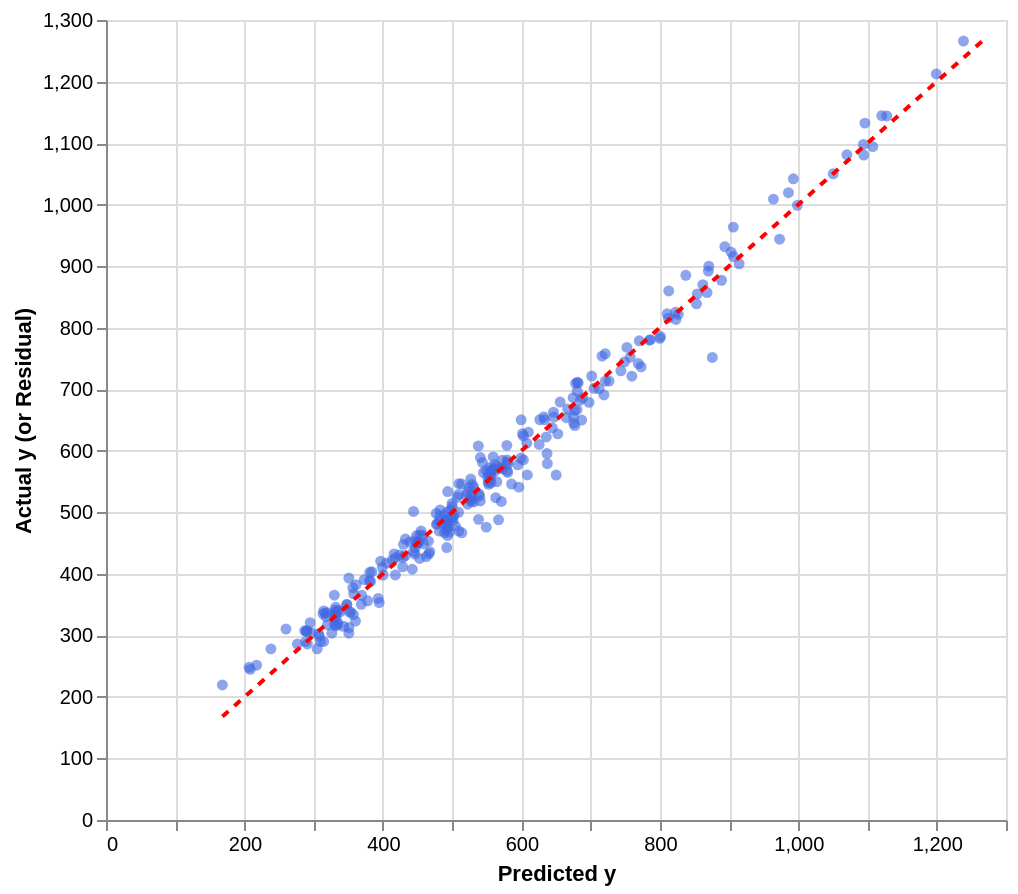

Here is the notebook cell this chart was saved with:
### Code cell
# Predicted vs actual and residuals vs predicted (toggle view)
df_pred = pd.DataFrame({
    'y_pred': model_fe.fittedvalues,
    'y_actual': italy_clean[target].astype(float),
    'residual': model_fe.resid,
})

min_xy = df_pred[['y_pred', 'y_actual']].min().min()
max_xy = df_pred[['y_pred', 'y_actual']].max().max()
line_df_45 = pd.DataFrame({
    'x': [min_xy, max_xy],
    'y': [min_xy, max_xy],
    'view': ['Actual vs Predicted', 'Actual vs Predicted']
})

x_min = df_pred['y_pred'].min()
x_max = df_pred['y_pred'].max()
line_df_zero = pd.DataFrame({
    'x': [x_min, x_max],
    'y': [0.0, 0.0],
    'view': ['Residuals vs Predicted', 'Residuals vs Predicted']
})

df_long = pd.concat([
    df_pred.assign(view='Actual vs Predicted', y=df_pred['y_actual']),
    df_pred.assign(view='Residuals vs Predicted', y=df_pred['residual']),
], ignore_index=True)

view_select = alt.param(
    name='view_select',
    value='Actual vs Predicted',
    bind=alt.binding_select(options=['Actual vs Predicted', 'Residuals vs Predicted'], name='View: ')
)

points = (
    alt.Chart(df_long)
    .add_params(view_select)
    .transform_filter(alt.datum.view == view_select)
    .mark_circle(color='royalblue', opacity=0.6)
    .encode(
        x=alt.X('y_pred:Q', title='Predicted y'),
        y=alt.Y('y:Q', title='Actual y (or Residual)'),
        tooltip=['y_pred:Q', 'y_actual:Q', 'residual:Q']
    )
    .properties(width=450, height=400)
    .interactive()
)

line_45 = (
    alt.Chart(line_df_45)
    .add_params(view_select)
    .transform_filter(alt.datum.view == view_select)
    .mark_line(color='red', strokeDash=[4,4])
    .encode(x='x:Q', y='y:Q')
)

line_zero = (
    alt.Chart(line_df_zero)
    .add_params(view_select)
    .transform_filter(alt.datum.view == view_select)
    .mark_line(color='red', strokeDash=[4,4])
    .encode(x='x:Q', y='y:Q')
)

chart_pred_resid = points + line_45 + line_zero
chart_pred_resid

### Figure 1 — Vega-Lite specification as saved in the notebook (floating-point values rounded to 4 significant figures; data arrays with more than 128 entries replaced by an {"elided": "..."} marker saying what was removed)
{"config": {"view": {"continuousWidth": 300, "continuousHeight": 300}}, "layer": [{"data": {"name": "data-1a9635308479c9fa053e7466d592075f"}, "mark": {"type": "circle", "color": "royalblue", "opacity": 0.6}, "encoding": {"tooltip": [{"field": "y_pred", "type": "quantitative"}, {"field": "y_actual", "type": "quantitative"}, {"field": "residual", "type": "quantitative"}], "x": {"field": "y_pred", "title": "Predicted y", "type": "quantitative"}, "y": {"field": "y", "title": "Actual y (or Residual)", "type": "quantitative"}}, "name": "view_1", "transform": [{"filter": "(datum.view === view_select)"}]}, {"data": {"name": "data-51b9daba2c4b388277e2e8d74b74fc3e"}, "mark": {"type": "line", "color": "red", "strokeDash": [4, 4]}, "encoding": {"x": {"field": "x", "type": "quantitative"}, "y": {"field": "y", "type": "quantitative"}}, "transform": [{"filter": "(datum.view === view_select)"}]}, {"data": {"name": "data-3630e52770f1189ee97afa1602a5e424"}, "mark": {"type": "line", "color": "red", "strokeDash": [4, 4]}, "encoding": {"x": {"field": "x", "type": "quantitative"}, "y": {"field": "y", "type": "quantitative"}}, "transform": [{"filter": "(datum.view === view_select)"}]}], "height": 400, "params": [{"name": "view_select", "bind": {"input": "select", "options": ["Actual vs Predicted", "Residuals vs Predicted"], "name": "View: "}, "value": "Actual vs Predicted"}, {"name": "param_1", "select": {"type": "interval", "encodings": ["x", "y"]}, "bind": "scales", "views": ["view_1"]}], "width": 450, "$schema": "https://vega.github.io/schema/vega-lite/v5.20.1.json", "datasets": {"data-1a9635308479c9fa053e7466d592075f": {"elided": "560 records"}, "data-51b9daba2c4b388277e2e8d74b74fc3e": [{"x": 168.1, "y": 168.1, "view": "Actual vs Predicted"}, {"x": 1266.0, "y": 1266.0, "view": "Actual vs Predicted"}], "data-3630e52770f1189ee97afa1602a5e424": [{"x": 168.1, "y": 0.0, "view": "Residuals vs Predicted"}, {"x": 1239.0, "y": 0.0, "view": "Residuals vs Predicted"}]}}
